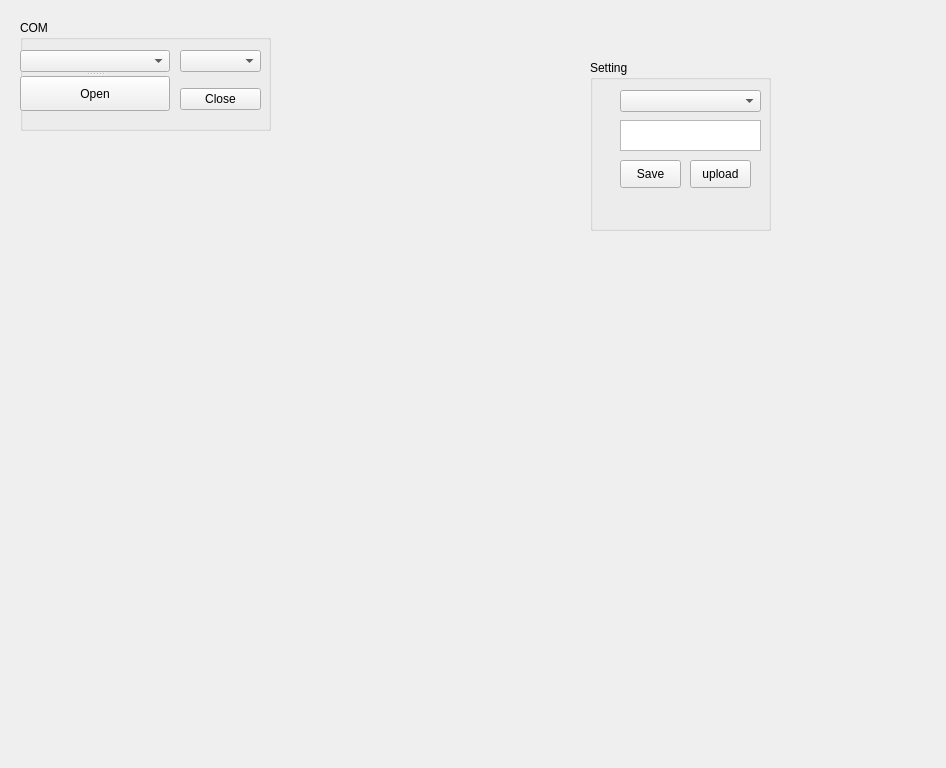
<?xml version="1.0" encoding="UTF-8"?>
<ui version="4.0">
 <class>MainWindow</class>
 <widget class="QMainWindow" name="MainWindow">
  <property name="geometry">
   <rect>
    <x>0</x>
    <y>0</y>
    <width>946</width>
    <height>768</height>
   </rect>
  </property>
  <property name="maximumSize">
   <size>
    <width>16777215</width>
    <height>11777215</height>
   </size>
  </property>
  <property name="windowTitle">
   <string>MainWindow</string>
  </property>
  <widget class="QWidget" name="centralwidget">
   <widget class="QGroupBox" name="groupBox">
    <property name="geometry">
     <rect>
      <x>20</x>
      <y>20</y>
      <width>251</width>
      <height>111</height>
     </rect>
    </property>
    <property name="title">
     <string>COM</string>
    </property>
    <widget class="QWidget" name="verticalLayoutWidget">
     <property name="geometry">
      <rect>
       <x>160</x>
       <y>20</y>
       <width>81</width>
       <height>80</height>
      </rect>
     </property>
     <layout class="QVBoxLayout" name="verticalLayout">
      <item>
       <widget class="QComboBox" name="brComboBox">
        <property name="maximumSize">
         <size>
          <width>120</width>
          <height>22</height>
         </size>
        </property>
       </widget>
      </item>
      <item>
       <widget class="QPushButton" name="clBtn">
        <property name="text">
         <string>Close</string>
        </property>
       </widget>
      </item>
     </layout>
    </widget>
    <widget class="QSplitter" name="splitter">
     <property name="geometry">
      <rect>
       <x>0</x>
       <y>30</y>
       <width>150</width>
       <height>61</height>
      </rect>
     </property>
     <property name="maximumSize">
      <size>
       <width>150</width>
       <height>16777215</height>
      </size>
     </property>
     <property name="orientation">
      <enum>Qt::Vertical</enum>
     </property>
     <widget class="QComboBox" name="comboBox">
      <property name="maximumSize">
       <size>
        <width>150</width>
        <height>22</height>
       </size>
      </property>
      <property name="font">
       <font>
        <pointsize>7</pointsize>
       </font>
      </property>
     </widget>
     <widget class="QPushButton" name="opnBtn">
      <property name="text">
       <string>Open</string>
      </property>
     </widget>
    </widget>
   </widget>
   <widget class="QGroupBox" name="groupBox_2">
    <property name="geometry">
     <rect>
      <x>590</x>
      <y>60</y>
      <width>181</width>
      <height>171</height>
     </rect>
    </property>
    <property name="title">
     <string>Setting</string>
    </property>
    <widget class="QComboBox" name="keyWordCB">
     <property name="geometry">
      <rect>
       <x>30</x>
       <y>30</y>
       <width>141</width>
       <height>22</height>
      </rect>
     </property>
    </widget>
    <widget class="QPushButton" name="saveBtn">
     <property name="geometry">
      <rect>
       <x>30</x>
       <y>100</y>
       <width>61</width>
       <height>28</height>
      </rect>
     </property>
     <property name="text">
      <string>Save</string>
     </property>
    </widget>
    <widget class="QTextEdit" name="factorFromJsonFileTB">
     <property name="geometry">
      <rect>
       <x>30</x>
       <y>60</y>
       <width>141</width>
       <height>31</height>
      </rect>
     </property>
    </widget>
    <widget class="QPushButton" name="uploadBtn">
     <property name="geometry">
      <rect>
       <x>100</x>
       <y>100</y>
       <width>61</width>
       <height>28</height>
      </rect>
     </property>
     <property name="text">
      <string>upload</string>
     </property>
    </widget>
   </widget>
  </widget>
 </widget>
 <resources/>
 <connections/>
</ui>
